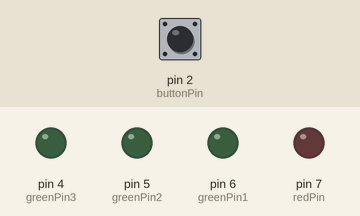
This sketch was run on a simulated Arduino Uno, built with avr-gcc and run on an emulated ATmega328P. On the bench: output pins drawn as LEDs (lit = HIGH). Dashed ring = blinking. The test bench sets the inputs (shaded band); at power-on: pin 2 (buttonPin) LOW. What the sketch prints to the serial monitor is not drawn.

Above: at 2.8 s.
2.9 s: pin 2 (buttonPin) pulled HIGH for 3.2 s
At 3.4 s:
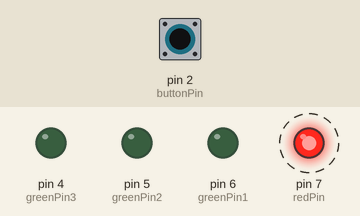
Timing chart, 0 to 7.5 s (numbered marks = the images above; inputs shaded):
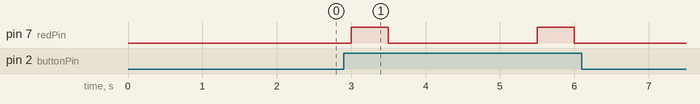

The sketch:

button.ino
```cpp
const int buttonPin = 2;
const int redPin = 7;
const int greenPin1 = 6;
const int greenPin2 = 5;
const int greenPin3 = 4;
int redState = LOW;
int greenState1 = LOW;
int greenState2 = LOW;
int greenState3 = LOW;
int lastButtonState = LOW;
unsigned long currentMillis = NULL;


int buttonState = 0;
long previousMillis = 0;
long T = 300;


void setup() {
  Serial.begin(9600);
  pinMode(redPin, OUTPUT);
  pinMode(greenPin1, OUTPUT);
  pinMode(greenPin2, OUTPUT);
  pinMode(greenPin3, OUTPUT);
  pinMode(buttonPin, INPUT);

}

void loop() {
  buttonState = digitalRead(buttonPin);

  if ((buttonState == HIGH) && (lastButtonState == LOW)){
    unsigned long currentMillis = millis();
    digitalWrite(redPin, HIGH);
    delay(500);
    digitalWrite(redPin, LOW);
    lastButtonState = HIGH;
    } else {
      if (currentMillis != NULL ) {
        previousMillis = currentMillis;
      unsigned long currentMillis = millis();
       }
       lastButtonState = LOW;
      }

   if (((currentMillis - previousMillis) >= T ) && ((currentMillis - previousMillis) < 3*T )){
     digitalWrite(redPin, HIGH);
     delay(500);
     digitalWrite(redPin, LOW);
    }


     Serial.print(previousMillis);
     Serial.print(currentMillis);
     delay(1000);
}
```

Measured:
- after the input at 2.9 s, pin 7 (redPin): alternates HIGH for 0.50 s and LOW for 2.0 s, 4 changes in all, then stays LOW, starting after 0.10 s
